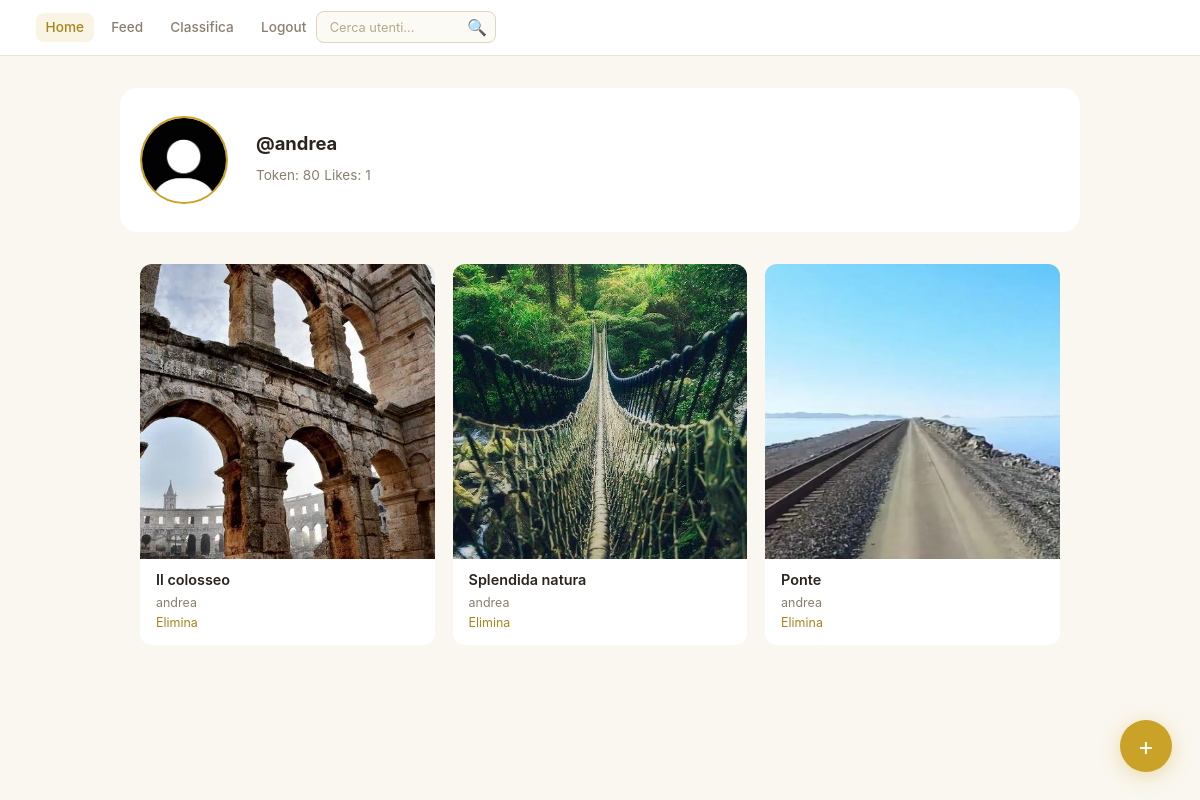
The app's page /pagine/home.php (signed in) with its own data.
### tables this page shows
CREATE TABLE `posts` (
  `id` int(11) NOT NULL,
  `id_user` int(11) NOT NULL,
  `text_content` varchar(255) DEFAULT NULL,
  `image_content` varchar(255) NOT NULL,
  `creation_date` datetime NOT NULL DEFAULT current_timestamp()
);

CREATE TABLE `users` (
  `id` int(11) NOT NULL,
  `username` varchar(20) NOT NULL,
  `email` varchar(50) NOT NULL,
  `password` varchar(100) NOT NULL,
  `token_balance` int(11) DEFAULT 0,
  `last_daily_bonus` date DEFAULT NULL,
  `pfp` varchar(255) DEFAULT 'storage_utenti/default_pfp.jpg',
  `bio` varchar(255) DEFAULT NULL,
  `creation_date` date NOT NULL DEFAULT current_timestamp(),
  `type` enum('user','admin') NOT NULL DEFAULT 'user'
);

### pagine/home.php (the view, shortened to what this page needs)
<?php
include '../backend/db.php';
?>
<!DOCTYPE html>
<html lang="it">
<head>
    <link rel="stylesheet" href="../css/styles.css">
    <link rel="stylesheet" href="../css/home.css">
</head>
<body>
    <?php include '../recycled/header.php'; ?>
    <div class="profile-header" onclick="window.location.href='edit_profile.php';">
        <?php
        $query = "SELECT
                pfp,
                bio,
                token_balance,
                (
                SELECT COUNT(i.id) AS totale_like_ricevuti
                FROM interactions i
                LEFT JOIN posts p ON (i.id_element = p.id AND i.element = 'post')
                LEFT JOIN comments c ON (i.id_element = c.id AND i.element = 'comment')
                WHERE (p.id_user = ? OR c.id_user = ?)
                AND i.type = 'like') AS likes
            FROM
                users
            WHERE
                id = ?";
        $stmt = mysqli_prepare($conn, $query);
        mysqli_stmt_bind_param($stmt, "iii", $_SESSION['id'], $_SESSION['id'], $_SESSION['id']);
        mysqli_stmt_execute($stmt);
        $result = mysqli_stmt_get_result($stmt);
        $user_data = mysqli_fetch_assoc($result);
        ?>
        <div class="profile-pic">
            <?php echo '<img src="../' . $user_data['pfp'] . '" alt="Profile Picture">'; ?>
        </div>
        <div class="profile-info">
            <h1>@<?php echo $_SESSION['username']; ?></h1>
            <p>Token: <?php echo $user_data['token_balance']; ?></p>
            <p>Likes: <?php echo $user_data['likes']; ?></p>
        </div>
    </div>
    <div class="projects-container">
        <div class="projects-grid">
            <?php
            $query = "SELECT posts.*,posts.id AS post_id,users.username FROM posts JOIN users ON posts.id_user = users.id WHERE posts.id_user = ?";
            $stmt = mysqli_prepare($conn, $query);
            mysqli_stmt_bind_param($stmt, "i", $_SESSION['id']);
            mysqli_stmt_execute($stmt);
            $result = mysqli_stmt_get_result($stmt);
            while ($row = mysqli_fetch_assoc($result)) {
            ?>
                <div class="project-card">
                    <div class="project-cover" onclick="window.location.href='post_details.php?id=<?php echo $row['id']; ?>';">
                        <?php echo '<img src="../' . $row['image_content'] . '" alt="image_content">'; ?>
                    </div>
                    <div class="project-info">
                        <h3><?php echo $row['text_content']; ?></h3>
                        <p><?php echo $row['username']; ?></p>
                        <p><a href="../backend/delete_post.php?id=<?php echo $row['post_id']; ?>" class="delete-btn" onclick="return confirm('Sei sicuro di voler eliminare questo post?');">Elimina</a></p>
                    </div>
                </div>
            <?php } ?>
        </div>
    </div>
    <a href="new_post.php" class="fab-button" title="Aggiungi nuovo post">
        <span>+</span>
    </a>
</body>
</html>

### css/styles.css (style rules this page uses)
:root { --bg: #faf7f0; --surface: #ffffff; --surface-2: #f5efe2; --accent: #c9a227; --accent-dim: #a8841c; --accent-glow: rgba(201, 162, 39, 0.12); --text: #2b2520; --text-muted: #8a7f6e; --radius-sm: 8px; --radius-md: 12px; --radius-lg: 18px; --transition: 0.2s ease; }
*, *::before, *::after { box-sizing: border-box; margin: 0; padding: 0; }
html { font-size: 16px; -webkit-text-size-adjust: 100%; }
body { background-color: var(--bg); color: var(--text); font-family: 'Inter', system-ui, -apple-system, sans-serif; line-height: 1.6; min-height: 100vh; }
a { color: var(--accent-dim); text-decoration: none; transition: color var(--transition); }
img { display: block; max-width: 100%; height: auto; }
h1, h2, h3, h4 { font-weight: 600; line-height: 1.3; color: var(--text); }

### css/home.css (style rules this page uses)
.profile-header { max-width: 960px; margin: 2rem auto 0; padding: 1.75rem 1.25rem; display: flex; align-items: center; gap: 1.75rem; background: var(--surface); border-radius: var(--radius-lg); cursor: pointer; }
.profile-pic { flex-shrink: 0; width: 88px; height: 88px; border-radius: 50%; overflow: hidden; border: 2px solid var(--accent); background: #f5efe2; }
.profile-pic img { width: 100%; height: 100%; object-fit: cover; }
.profile-info { flex: 1; min-width: 0; }
.profile-info h1 { font-size: 1.15rem; font-weight: 700; margin-bottom: 0.35rem; white-space: nowrap; overflow: hidden; text-overflow: ellipsis; }
.profile-info p { font-size: 0.85rem; color: var(--text-muted); line-height: 1.6; }
.profile-info p + p { display: inline-flex; align-items: center; gap: 1.25rem; }
.projects-container { max-width: 960px; margin: 2rem auto; padding: 0 1.25rem 5rem; }
.projects-grid { display: grid; grid-template-columns: repeat(auto-fill, minmax(220px, 1fr)); gap: 1.1rem; }
.project-card { background: var(--surface); border-radius: var(--radius-md); overflow: hidden; cursor: pointer; transition: transform var(--transition), background var(--transition); }
.project-cover { width: 100%; aspect-ratio: 1 / 1; overflow: hidden; background: #f5efe2; position: relative; }
.project-cover img { width: 100%; height: 100%; object-fit: cover; transition: transform 0.35s ease; }
.project-info { padding: 0.75rem 1rem; }
.project-info h3 { font-size: 0.9rem; font-weight: 600; margin-bottom: 0.2rem; white-space: nowrap; overflow: hidden; text-overflow: ellipsis; }
.project-info p { font-size: 0.78rem; color: var(--text-muted); }
.fab-button { position: fixed; bottom: 1.75rem; right: 1.75rem; width: 52px; height: 52px; border-radius: 50%; background: var(--accent); color: #fffaf0; display: flex; align-items: center; justify-content: center; font-size: 1.6rem; font-weight: 400; line-height: 1; box-shadow: 0 4px 20px rgba(201, 162, 39, 0.35); transition: background var(--transition), transform var(--transition); z-index: 50; }

### records on screen
posts: image_content (picture), text_content "Il colosseo", id_user.username "andrea"
posts: image_content (picture), text_content "Splendida natura", id_user.username "andrea"
posts: image_content (picture), text_content "Ponte", id_user.username "andrea"

### other values on screen
$_SESSION['username'] "andrea"
$user_data['token_balance'] "80"
$user_data['likes'] "1"
